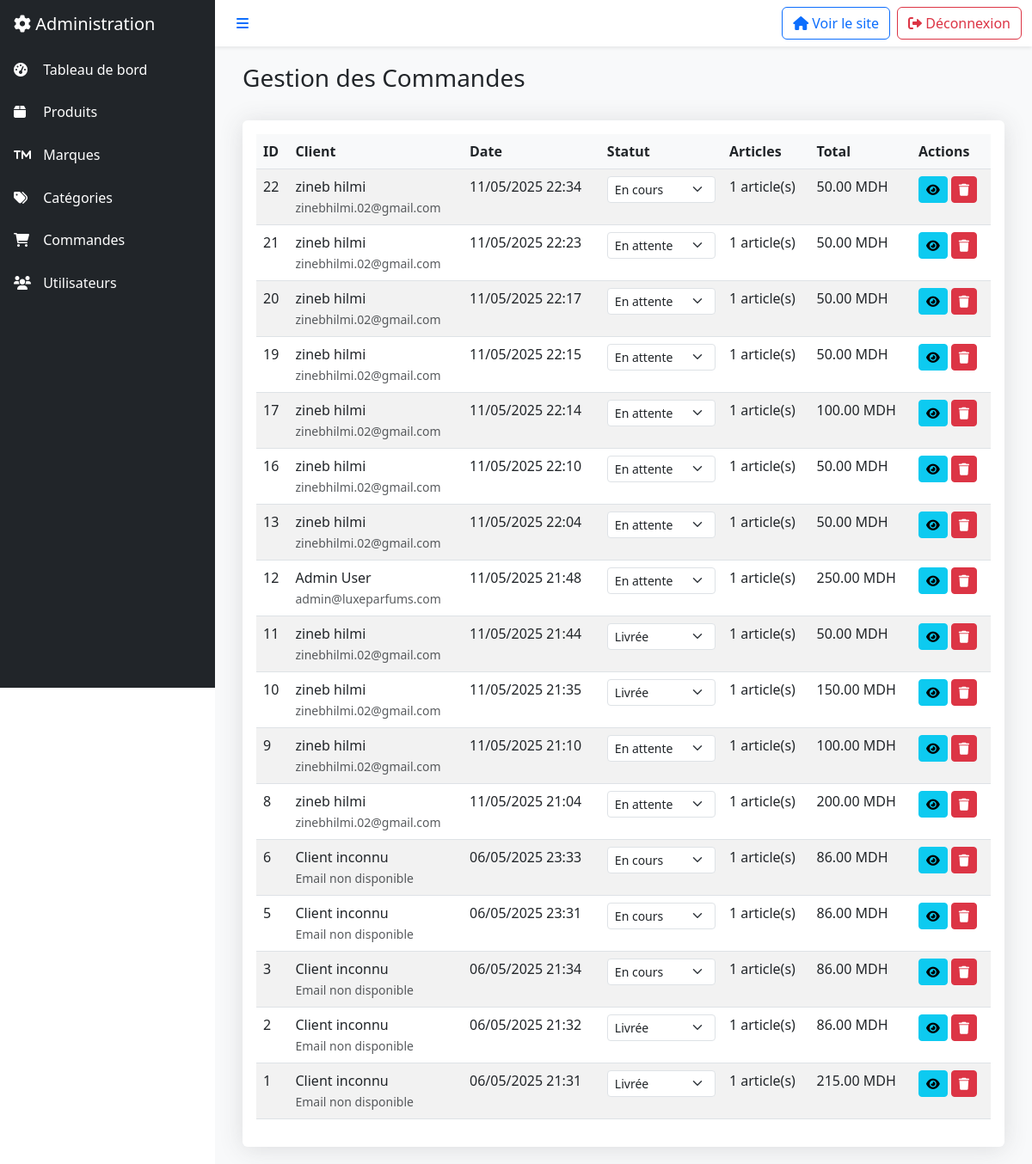
Screenshot of /parfum/admin/orders.php (signed in) with the database file from the repository.
### tables this page shows
CREATE TABLE IF NOT EXISTS `orders` (
  `id` int NOT NULL AUTO_INCREMENT,
  `user_id` int NOT NULL,
  `total_amount` decimal(10,2) NOT NULL,
  `status` enum('pending','processing','shipped','delivered','cancelled') NOT NULL DEFAULT 'pending',
  `payment_method` enum('credit_card','paypal','cash_on_delivery') NOT NULL,
  `shipping_address` text NOT NULL,
  `shipping_city` varchar(100) NOT NULL,
  `shipping_postal_code` varchar(20) NOT NULL,
  `shipping_phone` varchar(20) NOT NULL,
  `shipping_first_name` varchar(50) NOT NULL,
  `shipping_last_name` varchar(50) NOT NULL,
  `created_at` timestamp NULL DEFAULT CURRENT_TIMESTAMP,
  `updated_at` timestamp NULL DEFAULT CURRENT_TIMESTAMP ON UPDATE CURRENT_TIMESTAMP,
  PRIMARY KEY (`id`),
  KEY `user_id` (`user_id`)
);

CREATE TABLE IF NOT EXISTS `users` (
  `id` int NOT NULL AUTO_INCREMENT,
  `username` varchar(50) NOT NULL,
  `email` varchar(100) NOT NULL,
  `password` varchar(255) NOT NULL,
  `role` enum('admin','client') NOT NULL DEFAULT 'client',
  `first_name` varchar(50) DEFAULT NULL,
  `last_name` varchar(50) DEFAULT NULL,
  `address` text,
  `city` varchar(100) DEFAULT NULL,
  `postal_code` varchar(20) DEFAULT NULL,
  `country` varchar(100) DEFAULT NULL,
  `phone` varchar(20) DEFAULT NULL,
  `created_at` timestamp NULL DEFAULT CURRENT_TIMESTAMP,
  `updated_at` timestamp NULL DEFAULT CURRENT_TIMESTAMP ON UPDATE CURRENT_TIMESTAMP,
  PRIMARY KEY (`id`),
  UNIQUE KEY `username` (`username`),
  UNIQUE KEY `email` (`email`)
);

### parfum/admin/orders.php (the view, shortened to what this page needs)
<?php
require_once '../config/database.php';
$stmt = $pdo->query("
    SELECT o.*, u.first_name, u.last_name, u.email,
           COUNT(oi.id) as item_count,
           SUM(oi.quantity * oi.price) as total_amount
    FROM orders o
    LEFT JOIN users u ON o.user_id = u.id
    LEFT JOIN order_items oi ON o.id = oi.order_id
    GROUP BY o.id
    ORDER BY o.created_at DESC
");
$orders = $stmt->fetchAll();
require_once '../includes/admin_header.php';
?>
<div class="container-fluid">
    <div class="d-flex justify-content-between align-items-center mb-4">
        <h1 class="h3">Gestion des Commandes</h1>
    </div>
    <div class="card">
        <div class="card-body">
            <div class="table-responsive">
                <table class="table table-striped">
                    <thead>
                        <tr>
                            <th>ID</th>
                            <th>Client</th>
                            <th>Date</th>
                            <th>Statut</th>
                            <th>Articles</th>
                            <th>Total</th>
                            <th>Actions</th>
                        </tr>
                    </thead>
                    <tbody>
                        <?php foreach ($orders as $order): ?>
                            <tr>
                                <td><?php echo $order['id']; ?></td>
                                <td>
                                    <?php
                                    $customerName = trim(($order['first_name'] ?? '') . ' ' . ($order['last_name'] ?? ''));
                                    echo htmlspecialchars($customerName ?: 'Client inconnu');
                                    ?><br>
                                    <small class="text-muted"><?php echo htmlspecialchars($order['email'] ?? 'Email non disponible'); ?></small>
                                </td>
                                <td><?php echo date('d/m/Y H:i', strtotime($order['created_at'])); ?></td>
                                <td>
                                    <form method="POST" class="d-inline">
                                        <select name="status" class="form-select form-select-sm" onchange="this.form.submit()">
                                            <option value="pending" <?php echo $order['status'] === 'pending' ? 'selected' : ''; ?>>En attente</option>
                                            <option value="processing" <?php echo $order['status'] === 'processing' ? 'selected' : ''; ?>>En cours</option>
                                            <option value="delivered" <?php echo $order['status'] === 'delivered' ? 'selected' : ''; ?>>Livrée</option>
                                        </select>
                                    </form>
                                </td>
                                <td><?php echo $order['item_count']; ?> article(s)</td>
                                <td><?php echo number_format($order['total_amount'], 2); ?> MDH</td>
                                <td>
                                    <button type="button"
                                            class="btn btn-sm btn-info"
                                            data-bs-toggle="modal"
                                            data-bs-target="#orderModal<?php echo $order['id']; ?>">
                                        <i class="fas fa-eye"></i>
                                    </button>
                                    <button type="button"
                                            class="btn btn-sm btn-danger"
                                            data-bs-toggle="modal"
                                            data-bs-target="#deleteModal<?php echo $order['id']; ?>">
                                        <i class="fas fa-trash"></i>
                                    </button>
                                </td>
                            </tr>
                        <?php endforeach; ?>
                    </tbody>
                </table>
            </div>
        </div>
    </div>
</div>
<?php require_once '../includes/admin_footer.php'; ?>

### parfum/assets/css/admin.css (style rules this page uses)
.card { border: none; box-shadow: 0 0.15rem 1.75rem 0 rgba(58, 59, 69, 0.15); }
.table th { font-weight: 600; background-color: #f8f9fa; }

### rows the page displays
orders: id "22", user.last_name "zineb hilmi", user.email "zinebhilmi.02@gmail.com", created_at "11/05/2025 22:34", status "En cours", item_count "1", total_amount "50.00"
orders: id "21", user.last_name "zineb hilmi", user.email "zinebhilmi.02@gmail.com", created_at "11/05/2025 22:23", status "En attente", item_count "1", total_amount "50.00"
orders: id "20", user.last_name "zineb hilmi", user.email "zinebhilmi.02@gmail.com", created_at "11/05/2025 22:17", status "En attente", item_count "1", total_amount "50.00"
orders: id "19", user.last_name "zineb hilmi", user.email "zinebhilmi.02@gmail.com", created_at "11/05/2025 22:15", status "En attente", item_count "1", total_amount "50.00"
orders: id "17", user.last_name "zineb hilmi", user.email "zinebhilmi.02@gmail.com", created_at "11/05/2025 22:14", status "En attente", item_count "1", total_amount "100.00"
orders: id "16", user.last_name "zineb hilmi", user.email "zinebhilmi.02@gmail.com", created_at "11/05/2025 22:10", status "En attente", item_count "1", total_amount "50.00"
orders: id "13", user.last_name "zineb hilmi", user.email "zinebhilmi.02@gmail.com", created_at "11/05/2025 22:04", status "En attente", item_count "1", total_amount "50.00"
orders: id "12", user.last_name "Admin User", user.email "admin@luxeparfums.com", created_at "11/05/2025 21:48", status "En attente", item_count "1", total_amount "250.00"
orders: id "11", user.last_name "zineb hilmi", user.email "zinebhilmi.02@gmail.com", created_at "11/05/2025 21:44", status "Livrée", item_count "1", total_amount "50.00"
orders: id "10", user.last_name "zineb hilmi", user.email "zinebhilmi.02@gmail.com", created_at "11/05/2025 21:35", status "Livrée", item_count "1", total_amount "150.00"
orders: id "9", user.last_name "zineb hilmi", user.email "zinebhilmi.02@gmail.com", created_at "11/05/2025 21:10", status "En attente", item_count "1", total_amount "100.00"
orders: id "8", user.last_name "zineb hilmi", user.email "zinebhilmi.02@gmail.com", created_at "11/05/2025 21:04", status "En attente", item_count "1", total_amount "200.00"
orders: id "6", customerName "Client inconnu", email "Email non disponible", created_at "06/05/2025 23:33", status "En cours", item_count "1", total_amount "86.00"
orders: id "5", customerName "Client inconnu", email "Email non disponible", created_at "06/05/2025 23:31", status "En cours", item_count "1", total_amount "86.00"
orders: id "3", customerName "Client inconnu", email "Email non disponible", created_at "06/05/2025 21:34", status "En cours", item_count "1", total_amount "86.00"
orders: id "2", customerName "Client inconnu", email "Email non disponible", created_at "06/05/2025 21:32", status "Livrée", item_count "1", total_amount "86.00"
orders: id "1", customerName "Client inconnu", email "Email non disponible", created_at "06/05/2025 21:31", status "Livrée", item_count "1", total_amount "215.00"
